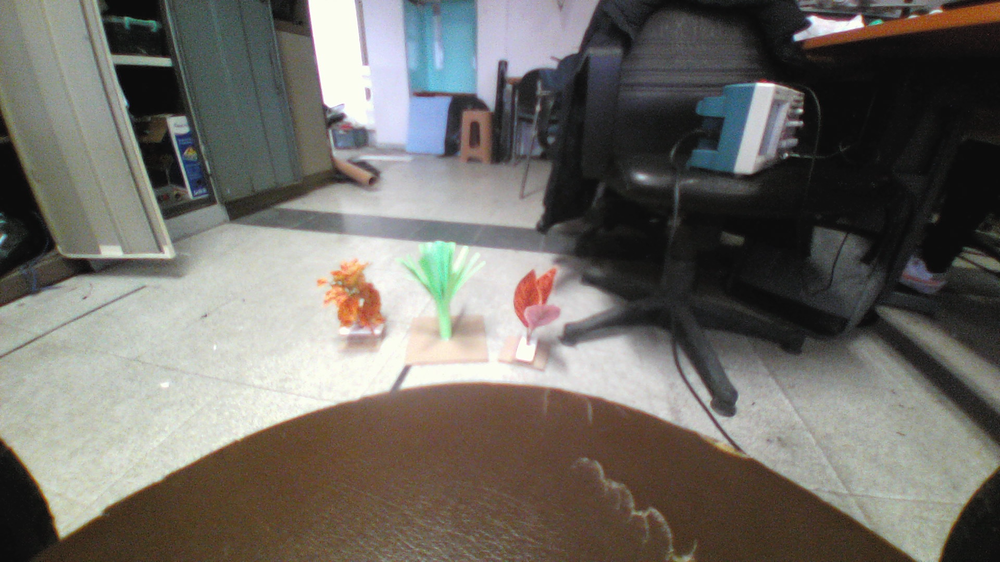
#> input picture tika/1.png, 1000 x 562 px, shrunk from 1920 x 1080 before the run, given in place of the camera
$ python second_cam.py
#> lines starting #> are read from the running program, lines starting #| are printed output that depends on the picture; after the words box and inside, x2 and y2 are one past the last pixel; in counts of white or black regions, pixels touching at a corner belong together
import cv2
import numpy as np
import imutils

def masking(image, lower, upper):
    hsv = cv2.cvtColor(image, cv2.COLOR_BGR2HSV)
    mask = cv2.inRange(hsv, lower, upper)

    return mask

cap = cv2.VideoCapture(0)
if not cap.isOpened:
    print("no image")

lower_red = np.array([0,100,120])
upper_red = np.array([10,255,255])

ret,image = cap.read()
#> image is the input picture: shape (562, 1000, 3); mean B, G, R 102.6, 108.3, 111.2
area_ = image.shape[1]*image.shape[0]*0.2
#> area_ = 112400


while True:
    ret,image = cap.read()
    mask = masking(image, lower_red, upper_red)
#> in masking, `hsv = cv2.cvtColor(image, cv2.COLOR_BGR2HSV)`: hsv: shape (562, 1000, 3); mean H, S, V 49.7, 41.2, 116.3
#> in masking, `mask = cv2.inRange(hsv, lower, upper)`:
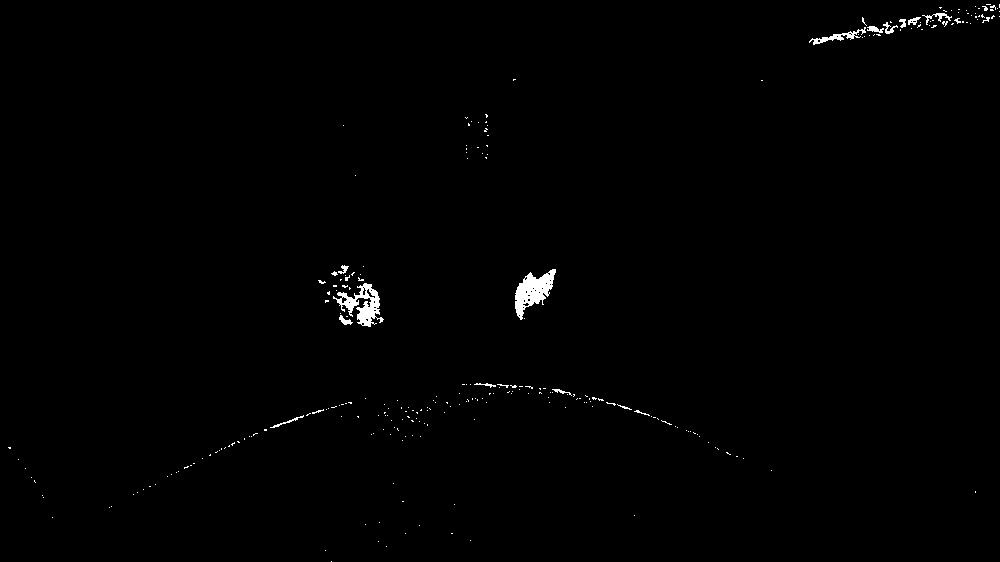
#> mask: shape (562, 1000); 0.64% white; 271 white regions (253 under 20 px)
    cnts = cv2.findContours(mask, cv2.RETR_TREE, cv2.CHAIN_APPROX_SIMPLE)
#> cnts = 305 contours, 291 with area under 20; largest, box (x1, y1, x2, y2) and area: (515, 269, 556, 320) 964, (333, 283, 384, 327) 797, (809, 27, 866, 45) 180, (922, 13, 952, 25) 54, (339, 315, 353, 325) 48
    cnts = imutils.grab_contours(cnts)
    if len(cnts) > 0:
        cnts = sorted(cnts, key=cv2.contourArea, reverse=True)
        for c in cnts:
            area = cv2.contourArea(c)
            if area > area_:
                x,y,w,h = cv2.boundingRect(c)
                cv2.rectangle(image, (x,y), (x+w, y+h), (0,255,0), 2)
#> this loop made 305 passes
#> area on passes 1 to 3: 964, 797, 180
                #### cikti ekle

    cv2.imshow("result", image)
    cv2.imshow("mask", mask)
    k = cv2.waitKey(1)
#> (key q is pressed here)
    if k == ord("q"):
        break

cap.release()
cv2.destroyAllWindows()
